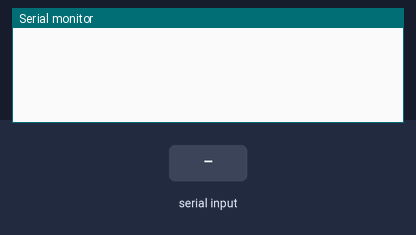
Recording of a sketch running on a simulated Arduino Uno, built with avr-gcc and run on an emulated ATmega328P. Parts: the last lines printed to the serial monitor. The test bench sets the inputs (shaded band).

Above: at 1.2 s.
1.3 s: "90,45,200D" received over the second serial link
At 2.5 s:
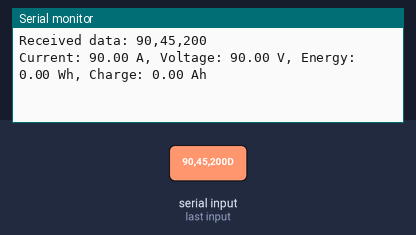
2.8 s: "90,45D" received over the second serial link
At 3.7 s:
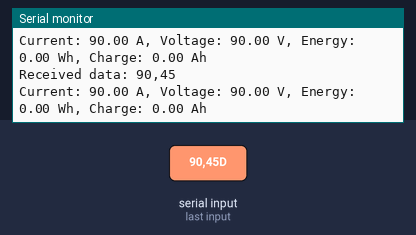
4.3 s: "90,45,200,10D" received over the second serial link
At 5.1 s:
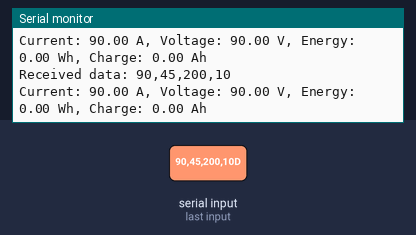
5.8 s: "5D" received over the second serial link
At 7.0 s:
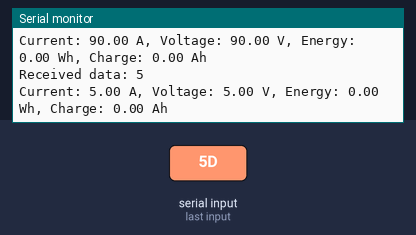

Measured:
- after the input at 1.3 s, the serial monitor: prints a new line at once (image 1)
- after the input at 2.8 s, the serial monitor: prints a new line at once (image 2)
- after the input at 4.3 s, the serial monitor: prints a new line at once (image 3)
- after the input at 5.8 s, the serial monitor: prints a new line at once (image 4)

The sketch:

test_code.ino
```cpp
#include <SoftwareSerial.h>

SoftwareSerial mySerial(10, 11); // RX, TX

void setup() {
  Serial.begin(9600); // Set baud rate to match serial monitor
  mySerial.begin(9600); // Set baud rate to match transmitter
}

void loop() {
  if (mySerial.available() > 0) { // Check if there is incoming data
    String receivedData = mySerial.readStringUntil('D'); // Read the incoming data until the 'D' delimiter
    Serial.print("Received data: ");
    Serial.println(receivedData); // Print the received data

    // Extract the different values from the received data
    int currIndex = receivedData.indexOf('C'); // Find the index of the 'C' character
    float current = receivedData.substring(currIndex + 1, currIndex + 6).toFloat(); // Extract the current value

    int voltageIndex = receivedData.indexOf('V'); // Find the index of the 'V' character
    float voltage = receivedData.substring(voltageIndex + 1, voltageIndex + 6).toFloat(); // Extract the voltage value

    int whIndex = receivedData.indexOf("Wh"); // Find the index of the "Wh" characters
    float energy = receivedData.substring(whIndex - 5, whIndex).toFloat(); // Extract the energy value

    int ahIndex = receivedData.indexOf("Ah"); // Find the index of the "Ah" characters
    float charge = receivedData.substring(ahIndex - 4, ahIndex).toFloat(); // Extract the charge value

    // Print the extracted values
    Serial.print("Current: ");
    Serial.print(current);
    Serial.print(" A, Voltage: ");
    Serial.print(voltage);
    Serial.print(" V, Energy: ");
    Serial.print(energy);
    Serial.print(" Wh, Charge: ");
    Serial.print(charge);
    Serial.println(" Ah");
  }
}
```
